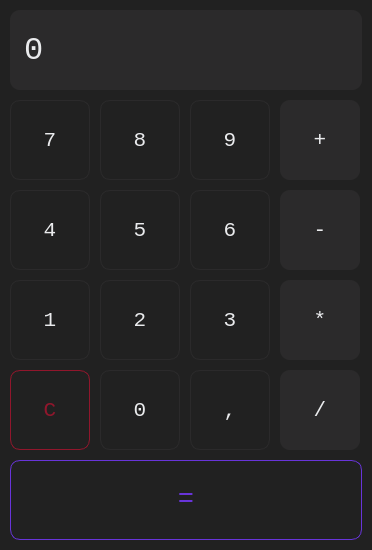
<?xml version="1.0" encoding="UTF-8"?>
<ui version="4.0">
 <class>MainWindow</class>
 <widget class="QMainWindow" name="MainWindow">
  <property name="geometry">
   <rect>
    <x>0</x>
    <y>0</y>
    <width>372</width>
    <height>550</height>
   </rect>
  </property>
  <property name="minimumSize">
   <size>
    <width>372</width>
    <height>550</height>
   </size>
  </property>
  <property name="maximumSize">
   <size>
    <width>372</width>
    <height>550</height>
   </size>
  </property>
  <property name="windowTitle">
   <string>Task 5 | Python Lab5</string>
  </property>
  <widget class="QWidget" name="centralwidget">
   <property name="styleSheet">
    <string notr="true">background-color: #212121;</string>
   </property>
   <layout class="QVBoxLayout" name="verticalLayout">
    <property name="spacing">
     <number>10</number>
    </property>
    <property name="leftMargin">
     <number>10</number>
    </property>
    <property name="topMargin">
     <number>10</number>
    </property>
    <property name="rightMargin">
     <number>10</number>
    </property>
    <property name="bottomMargin">
     <number>10</number>
    </property>
    <item>
     <widget class="QLabel" name="expression_label">
      <property name="maximumSize">
       <size>
        <width>16777215</width>
        <height>100</height>
       </size>
      </property>
      <property name="font">
       <font>
        <family>Consolas</family>
        <pointsize>24</pointsize>
       </font>
      </property>
      <property name="styleSheet">
       <string notr="true">color: #eaebed;
padding: 5px;
border-radius: 10px;
background-color: #2b2a2b;</string>
      </property>
      <property name="text">
       <string>0</string>
      </property>
     </widget>
    </item>
    <item>
     <layout class="QGridLayout" name="gridLayout" rowstretch="1,1,1,1" columnstretch="1,1,1,1">
      <property name="sizeConstraint">
       <enum>QLayout::SetFixedSize</enum>
      </property>
      <property name="leftMargin">
       <number>0</number>
      </property>
      <property name="rightMargin">
       <number>0</number>
      </property>
      <property name="spacing">
       <number>10</number>
      </property>
      <item row="1" column="0">
       <widget class="QPushButton" name="numButton_4">
        <property name="minimumSize">
         <size>
          <width>80</width>
          <height>80</height>
         </size>
        </property>
        <property name="maximumSize">
         <size>
          <width>80</width>
          <height>80</height>
         </size>
        </property>
        <property name="font">
         <font>
          <family>Consolas</family>
          <pointsize>16</pointsize>
         </font>
        </property>
        <property name="styleSheet">
         <string notr="true">QPushButton {
padding: 5px;
border-radius: 10px;
border: 1px solid #2b2a2b;
color: #eaebed;
}

QPushButton:pressed {
background-color: #262526;
}</string>
        </property>
        <property name="text">
         <string>4</string>
        </property>
        <property name="default">
         <bool>false</bool>
        </property>
       </widget>
      </item>
      <item row="1" column="2">
       <widget class="QPushButton" name="numButton_6">
        <property name="minimumSize">
         <size>
          <width>80</width>
          <height>80</height>
         </size>
        </property>
        <property name="maximumSize">
         <size>
          <width>80</width>
          <height>80</height>
         </size>
        </property>
        <property name="font">
         <font>
          <family>Consolas</family>
          <pointsize>16</pointsize>
         </font>
        </property>
        <property name="styleSheet">
         <string notr="true">QPushButton {
padding: 5px;
border-radius: 10px;
border: 1px solid #2b2a2b;
color: #eaebed;
}

QPushButton:pressed {
background-color: #262526;
}</string>
        </property>
        <property name="text">
         <string>6</string>
        </property>
        <property name="default">
         <bool>false</bool>
        </property>
       </widget>
      </item>
      <item row="3" column="2">
       <widget class="QPushButton" name="numButton_point">
        <property name="minimumSize">
         <size>
          <width>80</width>
          <height>80</height>
         </size>
        </property>
        <property name="maximumSize">
         <size>
          <width>80</width>
          <height>80</height>
         </size>
        </property>
        <property name="font">
         <font>
          <family>Consolas</family>
          <pointsize>16</pointsize>
         </font>
        </property>
        <property name="styleSheet">
         <string notr="true">QPushButton {
padding: 5px;
border-radius: 10px;
border: 1px solid #2b2a2b;
color: #eaebed;
}

QPushButton:pressed {
background-color: #262526;
}</string>
        </property>
        <property name="text">
         <string>,</string>
        </property>
        <property name="default">
         <bool>false</bool>
        </property>
       </widget>
      </item>
      <item row="0" column="3">
       <widget class="QPushButton" name="actionButton_add">
        <property name="minimumSize">
         <size>
          <width>80</width>
          <height>80</height>
         </size>
        </property>
        <property name="maximumSize">
         <size>
          <width>80</width>
          <height>80</height>
         </size>
        </property>
        <property name="font">
         <font>
          <family>Consolas</family>
          <pointsize>16</pointsize>
         </font>
        </property>
        <property name="styleSheet">
         <string notr="true">QPushButton {
padding: 5px;
border-radius: 10px;
background-color: #2b2a2b;
color: #eaebed;
}

QPushButton:pressed {
background-color: #262526;
}</string>
        </property>
        <property name="text">
         <string>+</string>
        </property>
        <property name="default">
         <bool>false</bool>
        </property>
       </widget>
      </item>
      <item row="0" column="2">
       <widget class="QPushButton" name="numButton_9">
        <property name="minimumSize">
         <size>
          <width>80</width>
          <height>80</height>
         </size>
        </property>
        <property name="maximumSize">
         <size>
          <width>80</width>
          <height>80</height>
         </size>
        </property>
        <property name="font">
         <font>
          <family>Consolas</family>
          <pointsize>16</pointsize>
         </font>
        </property>
        <property name="styleSheet">
         <string notr="true">QPushButton {
padding: 5px;
border-radius: 10px;
border: 1px solid #2b2a2b;
color: #eaebed;
}

QPushButton:pressed {
background-color: #262526;
}</string>
        </property>
        <property name="text">
         <string>9</string>
        </property>
        <property name="default">
         <bool>false</bool>
        </property>
       </widget>
      </item>
      <item row="2" column="1">
       <widget class="QPushButton" name="numButton_2">
        <property name="minimumSize">
         <size>
          <width>80</width>
          <height>80</height>
         </size>
        </property>
        <property name="maximumSize">
         <size>
          <width>80</width>
          <height>80</height>
         </size>
        </property>
        <property name="font">
         <font>
          <family>Consolas</family>
          <pointsize>16</pointsize>
         </font>
        </property>
        <property name="styleSheet">
         <string notr="true">QPushButton {
padding: 5px;
border-radius: 10px;
border: 1px solid #2b2a2b;
color: #eaebed;
}

QPushButton:pressed {
background-color: #262526;
}</string>
        </property>
        <property name="text">
         <string>2</string>
        </property>
        <property name="default">
         <bool>false</bool>
        </property>
       </widget>
      </item>
      <item row="3" column="0">
       <widget class="QPushButton" name="generalButton_clear">
        <property name="minimumSize">
         <size>
          <width>80</width>
          <height>80</height>
         </size>
        </property>
        <property name="maximumSize">
         <size>
          <width>80</width>
          <height>80</height>
         </size>
        </property>
        <property name="font">
         <font>
          <family>Consolas</family>
          <pointsize>16</pointsize>
         </font>
        </property>
        <property name="styleSheet">
         <string notr="true">QPushButton {
padding: 5px;
border-radius: 10px;
border: 1px solid #91162c;
color: #91162c;
}

QPushButton:hover {
color: #eaebed;
background-color: #91162c;
}

QPushButton:pressed {
background-color: #7a0d21;
}</string>
        </property>
        <property name="text">
         <string>C</string>
        </property>
        <property name="default">
         <bool>false</bool>
        </property>
       </widget>
      </item>
      <item row="0" column="1">
       <widget class="QPushButton" name="numButton_8">
        <property name="minimumSize">
         <size>
          <width>80</width>
          <height>80</height>
         </size>
        </property>
        <property name="maximumSize">
         <size>
          <width>80</width>
          <height>80</height>
         </size>
        </property>
        <property name="font">
         <font>
          <family>Consolas</family>
          <pointsize>16</pointsize>
         </font>
        </property>
        <property name="styleSheet">
         <string notr="true">QPushButton {
padding: 5px;
border-radius: 10px;
border: 1px solid #2b2a2b;
color: #eaebed;
}

QPushButton:pressed {
background-color: #262526;
}</string>
        </property>
        <property name="text">
         <string>8</string>
        </property>
        <property name="default">
         <bool>false</bool>
        </property>
       </widget>
      </item>
      <item row="1" column="3">
       <widget class="QPushButton" name="actionButton_subtract">
        <property name="minimumSize">
         <size>
          <width>80</width>
          <height>80</height>
         </size>
        </property>
        <property name="maximumSize">
         <size>
          <width>80</width>
          <height>80</height>
         </size>
        </property>
        <property name="font">
         <font>
          <family>Consolas</family>
          <pointsize>16</pointsize>
         </font>
        </property>
        <property name="styleSheet">
         <string notr="true">QPushButton {
padding: 5px;
border-radius: 10px;
background-color: #2b2a2b;
color: #eaebed;
}

QPushButton:pressed {
background-color: #262526;
}</string>
        </property>
        <property name="text">
         <string>-</string>
        </property>
        <property name="default">
         <bool>false</bool>
        </property>
       </widget>
      </item>
      <item row="2" column="3">
       <widget class="QPushButton" name="actionButton_multiply">
        <property name="minimumSize">
         <size>
          <width>80</width>
          <height>80</height>
         </size>
        </property>
        <property name="maximumSize">
         <size>
          <width>80</width>
          <height>80</height>
         </size>
        </property>
        <property name="font">
         <font>
          <family>Consolas</family>
          <pointsize>16</pointsize>
         </font>
        </property>
        <property name="styleSheet">
         <string notr="true">QPushButton {
padding: 5px;
border-radius: 10px;
background-color: #2b2a2b;
color: #eaebed;
}

QPushButton:pressed {
background-color: #262526;
}</string>
        </property>
        <property name="text">
         <string>*</string>
        </property>
        <property name="default">
         <bool>false</bool>
        </property>
       </widget>
      </item>
      <item row="3" column="3">
       <widget class="QPushButton" name="actionButton_divide">
        <property name="minimumSize">
         <size>
          <width>80</width>
          <height>80</height>
         </size>
        </property>
        <property name="maximumSize">
         <size>
          <width>80</width>
          <height>80</height>
         </size>
        </property>
        <property name="font">
         <font>
          <family>Consolas</family>
          <pointsize>16</pointsize>
         </font>
        </property>
        <property name="styleSheet">
         <string notr="true">QPushButton {
padding: 5px;
border-radius: 10px;
background-color: #2b2a2b;
color: #eaebed;
}

QPushButton:pressed {
background-color: #262526;
}</string>
        </property>
        <property name="text">
         <string>/</string>
        </property>
        <property name="default">
         <bool>false</bool>
        </property>
       </widget>
      </item>
      <item row="1" column="1">
       <widget class="QPushButton" name="numButton_5">
        <property name="minimumSize">
         <size>
          <width>80</width>
          <height>80</height>
         </size>
        </property>
        <property name="maximumSize">
         <size>
          <width>80</width>
          <height>80</height>
         </size>
        </property>
        <property name="font">
         <font>
          <family>Consolas</family>
          <pointsize>16</pointsize>
         </font>
        </property>
        <property name="styleSheet">
         <string notr="true">QPushButton {
padding: 5px;
border-radius: 10px;
border: 1px solid #2b2a2b;
color: #eaebed;
}

QPushButton:pressed {
background-color: #262526;
}</string>
        </property>
        <property name="text">
         <string>5</string>
        </property>
        <property name="default">
         <bool>false</bool>
        </property>
       </widget>
      </item>
      <item row="0" column="0">
       <widget class="QPushButton" name="numButton_7">
        <property name="minimumSize">
         <size>
          <width>80</width>
          <height>80</height>
         </size>
        </property>
        <property name="maximumSize">
         <size>
          <width>80</width>
          <height>80</height>
         </size>
        </property>
        <property name="font">
         <font>
          <family>Consolas</family>
          <pointsize>16</pointsize>
         </font>
        </property>
        <property name="styleSheet">
         <string notr="true">QPushButton {
padding: 5px;
border-radius: 10px;
border: 1px solid #2b2a2b;
color: #eaebed;
}

QPushButton:pressed {
background-color: #262526;
}</string>
        </property>
        <property name="text">
         <string>7</string>
        </property>
        <property name="default">
         <bool>false</bool>
        </property>
       </widget>
      </item>
      <item row="2" column="0">
       <widget class="QPushButton" name="numButton_1">
        <property name="minimumSize">
         <size>
          <width>80</width>
          <height>80</height>
         </size>
        </property>
        <property name="maximumSize">
         <size>
          <width>80</width>
          <height>80</height>
         </size>
        </property>
        <property name="font">
         <font>
          <family>Consolas</family>
          <pointsize>16</pointsize>
         </font>
        </property>
        <property name="styleSheet">
         <string notr="true">QPushButton {
padding: 5px;
border-radius: 10px;
border: 1px solid #2b2a2b;
color: #eaebed;
}

QPushButton:pressed {
background-color: #262526;
}</string>
        </property>
        <property name="text">
         <string>1</string>
        </property>
        <property name="default">
         <bool>false</bool>
        </property>
       </widget>
      </item>
      <item row="2" column="2">
       <widget class="QPushButton" name="numButton_3">
        <property name="minimumSize">
         <size>
          <width>80</width>
          <height>80</height>
         </size>
        </property>
        <property name="maximumSize">
         <size>
          <width>80</width>
          <height>80</height>
         </size>
        </property>
        <property name="font">
         <font>
          <family>Consolas</family>
          <pointsize>16</pointsize>
         </font>
        </property>
        <property name="styleSheet">
         <string notr="true">QPushButton {
padding: 5px;
border-radius: 10px;
border: 1px solid #2b2a2b;
color: #eaebed;
}

QPushButton:pressed {
background-color: #262526;
}</string>
        </property>
        <property name="text">
         <string>3</string>
        </property>
        <property name="default">
         <bool>false</bool>
        </property>
       </widget>
      </item>
      <item row="3" column="1">
       <widget class="QPushButton" name="numButton_0">
        <property name="minimumSize">
         <size>
          <width>80</width>
          <height>80</height>
         </size>
        </property>
        <property name="maximumSize">
         <size>
          <width>80</width>
          <height>80</height>
         </size>
        </property>
        <property name="font">
         <font>
          <family>Consolas</family>
          <pointsize>16</pointsize>
         </font>
        </property>
        <property name="styleSheet">
         <string notr="true">QPushButton {
padding: 5px;
border-radius: 10px;
border: 1px solid #2b2a2b;
color: #eaebed;
}

QPushButton:pressed {
background-color: #262526;
}</string>
        </property>
        <property name="text">
         <string>0</string>
        </property>
        <property name="default">
         <bool>false</bool>
        </property>
       </widget>
      </item>
     </layout>
    </item>
    <item>
     <widget class="QPushButton" name="generalButton_result">
      <property name="minimumSize">
       <size>
        <width>0</width>
        <height>80</height>
       </size>
      </property>
      <property name="maximumSize">
       <size>
        <width>16777215</width>
        <height>16777215</height>
       </size>
      </property>
      <property name="font">
       <font>
        <family>Consolas</family>
        <pointsize>20</pointsize>
       </font>
      </property>
      <property name="styleSheet">
       <string notr="true">QPushButton {
padding: 5px;
border-radius: 10px;
border: 1px solid #6834d9;
color: #6834d9;
}

QPushButton:hover {
color: #eaebed;
background-color: #6834d9;
}

QPushButton:pressed {
background-color: #5d2fc2;
}</string>
      </property>
      <property name="text">
       <string>=</string>
      </property>
      <property name="default">
       <bool>false</bool>
      </property>
     </widget>
    </item>
   </layout>
  </widget>
 </widget>
 <resources/>
 <connections/>
</ui>
